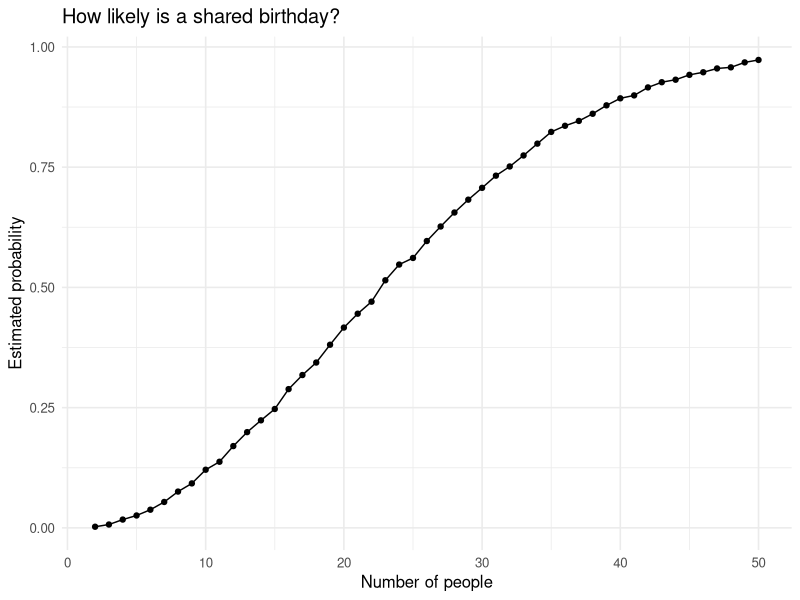

Here is the R script that generated this plot:
## ---- chunk 1
library(dplyr)
library(ggplot2)
library(purrr)
library(readr)
library(tidyr)
## ---- chunk 2
set.seed(8105)

shared_birthday = function(group_size) {
  birthdays = sample(1:365, size = group_size, replace = TRUE)
  any(duplicated(birthdays))
}

birthday_sim =
  expand_grid(
    group_size = 2:50,
    iter = 1:10000
  ) |>
  mutate(
    shared = map(group_size, shared_birthday)
  ) |>
  unnest(shared)
## ---- chunk 3
birthday_prob =
  birthday_sim |>
  group_by(group_size) |>
  summarize(probability = mean(shared))
## ---- chunk 4
birthday_prob |>
  ggplot(aes(x = group_size, y = probability)) +
  geom_line() +
  geom_point(size = 1.5) +
  labs(
    title = "How likely is a shared birthday?",
    x = "Number of people",
    y = "Estimated probability"
  ) +
  theme_minimal(base_size = 12)
